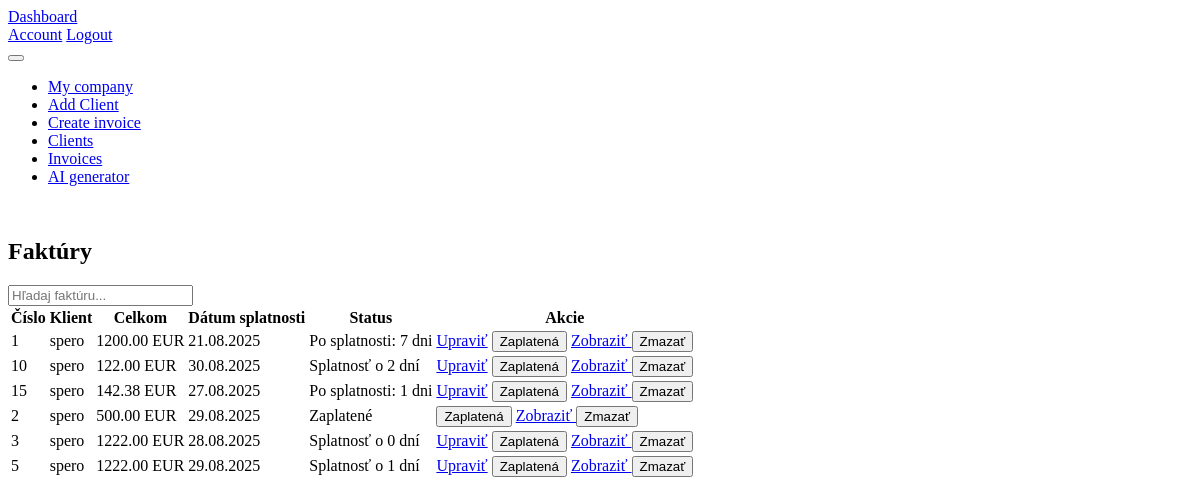
The page /invoices (signed in) on the database as committed earlier.
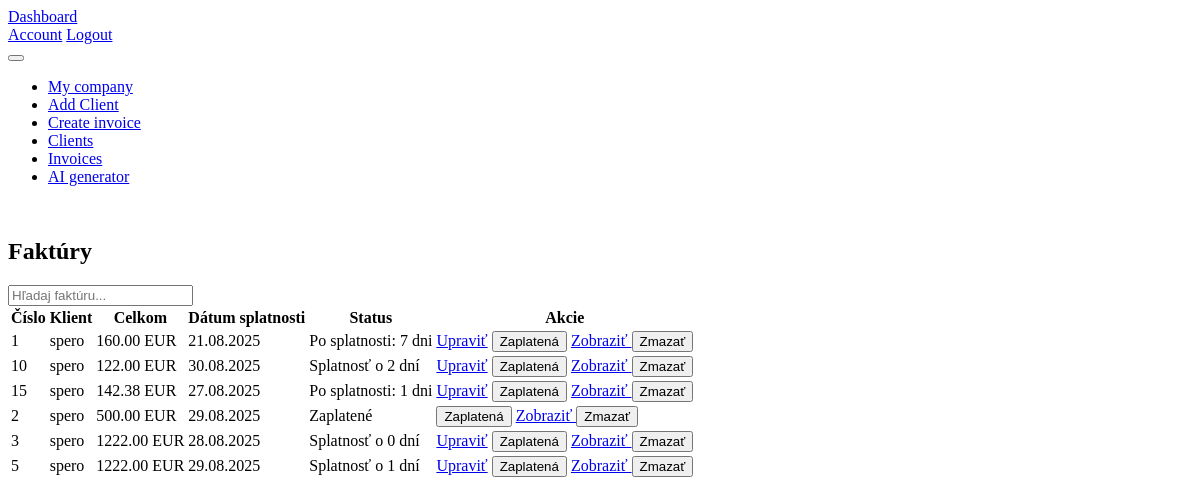
The same page on the database as committed later.
### models.py (models this page shows, shortened)
class Invoice(db.Model):
        __tablename__ = 'invoices'
        __table_args__ = (
        db.UniqueConstraint('user_id', 'invoice_number', name='uq_user_invoice'),
        )
        id = db.Column(db.Integer, primary_key=True)
        invoice_number = db.Column(db.String(50), nullable=False)
        date = db.Column(db.Date, nullable=False)
        due_date = db.Column(db.Date, nullable=False)
        user_id = db.Column(db.Integer, db.ForeignKey('users.id'), nullable=False)
        user = db.relationship('User', backref=db.backref('invoices', lazy=True))
        currency = db.Column(db.String(10), nullable=False)
        total_cost = db.Column(db.Float, nullable=False)  # Total cost calculated as quantity
        vat_rate = db.Column(db.Float, nullable=True, default=0.0)  # VAT rate in percentage
        client_id = db.Column(db.Integer, db.ForeignKey('clients.id'), nullable=False)
        company_id = db.Column(db.Integer, db.ForeignKey('companies.id'), nullable=False)  # Foreign key to the company
        company= db.relationship('Company', backref=db.backref('invoices', lazy=True))
        client = db.relationship('Client', backref=db.backref('invoices', lazy=True))
        items = db.relationship("InvoiceItem", back_populates="invoice", cascade="all, delete-orphan")
        created_at = db.Column(db.DateTime, default=datetime.now(timezone.utc))  # Timestamp when the invoice was created
        status = db.Column(db.Enum(InvoiceStatus, name="invoicestatus",
                           native_enum=False, validate_strings=True), nullable=False, default=InvoiceStatus.unpaid)
        pdf_path = db.Column(db.String(255), nullable=True)
        payment_method = db.Column(db.Enum(PaymentMethod, name="paymentmethod",
                                   native_enum=False, validate_strings=True), nullable=False, default=PaymentMethod.bank_transfer)
        @hybrid_property
        def is_overdue(self):
            return self.status == InvoiceStatus.unpaid and date.today() > self.due_date
        @hybrid_property
        def days_overdue(self):
            return (date.today() - self.due_date).days if self.is_overdue else 0
        @hybrid_property
        def days_until_due(self):
            return (self.due_date - date.today()).days if self.status == InvoiceStatus.unpaid else 0

class Client(db.Model):
        __tablename__ = 'clients'
        id = db.Column(db.Integer, primary_key=True)
        name = db.Column(db.String(100), nullable=False)
        ico = db.Column(db.String(20), nullable=False)
        dic = db.Column(db.String(20), nullable=False)
        street = db.Column(db.String(100), nullable=False)
        user_id = db.Column(db.Integer, db.ForeignKey('users.id'), nullable=False)
        user = db.relationship('User', backref=db.backref('clients', lazy=True))
        city = db.Column(db.String(50), nullable=False)
        zip_code = db.Column(db.String(20), nullable=False)
        country = db.Column(db.String(50), nullable=False)
        email = db.Column(db.String(100), nullable=False)
        phone = db.Column(db.String(20), nullable=False)
        iban = db.Column(db.String(34), nullable=False)
        bic = db.Column(db.String(11), nullable=False)
        is_vat_payer = db.Column(db.Boolean, default=False)
        ic_dph = db.Column(db.String(20), nullable=True)  # Optional field for VAT ID if the client is a VAT payer

### routes.py (the view)
@main.route('/invoices')
@login_required
def list_invoices():
    invoices = Invoice.query.filter_by(user_id=current_user.id).all()
    return render_template(
        'invoices.html',
        invoices=invoices,
        InvoiceStatus=InvoiceStatus  # tu pošleš enum do šablóny
    )

### templates/invoices.html (shortened to what this page needs)
{% extends "base.html" %}
{% block content %}
<div class="card">
  <div class="card-header">
    <div class="row w-100 align-items-center">
      <div class="col">
        <h2 class="card-title mb-0">Faktúry</h2>
      </div>
      <div class="col-auto ms-auto">
        <div class="input-icon">
          <input id="invoiceSearch" type="text" class="form-control" placeholder="Hľadaj faktúru...">
        </div>
      </div>
    </div>
  </div>
  {% if invoices %}
  <div class="table-responsive">
    <table class="table table-vcenter">
      <thead>
        <tr>
          <th>Číslo</th>
          <th>Klient</th>
          <th class="text-end">Celkom</th>
          <th>Dátum splatnosti</th>
          <th>Status</th>
          <th class="text-nowrap">Akcie</th>
        </tr>
      </thead>
      <tbody id="invoicesList">
        {% for invoice in invoices %}
        <tr>
          <td class="text-nowrap">{{ invoice.invoice_number }}</td>
          <td class="text-truncate">{{ invoice.client.name }}</td>
          <td class="text-end">{{ "%.2f"|format(invoice.total_cost) }} {{ invoice.currency }}</td>
          <td>
          {{ invoice.due_date.strftime('%d.%m.%Y') }}
          </td>
          <td>
          {% if invoice.status == InvoiceStatus.paid %}
              <span class="badge bg-success">Zaplatené</span>
          {% elif invoice.is_overdue %}
              <span class="badge bg-danger">Po splatnosti: {{ invoice.days_overdue }} dni</span>
          {% else %}
              <span class="badge bg-warning">Splatnosť o {{ invoice.days_until_due }} dní</span>
          {% endif %}
                  </td>
          <td class="text-nowrap">
            {% if invoice.status == InvoiceStatus.unpaid %}
              <a href="{{ url_for('main.edit_invoice', invoice_id=invoice.id) }}" class="btn btn-sm btn-warning ">Upraviť</a>
            {% endif %}
          <form method="POST" action="{{ url_for('main.mark_invoice_paid', id=invoice.id) }}" style="display:inline;">
            <button type="submit" class="btn btn-sm btn-primary">
               Zaplatená
            </button>
          </form>
            <a href="{{ url_for('main.view_invoice', invoice_id=invoice.id) }}" class="btn btn-sm btn-primary">
               Zobraziť
            </a>
            <form method="POST" action="{{ url_for('main.delete_invoice', invoice_id=invoice.id) }}" style="display:inline;">
              <button type="submit" class="btn btn-sm btn-danger"
                onclick="return confirm('Ste si istý, že chcete zmazať túto faktúru?');">
                 Zmazať
              </button>
            </form>
          </td>
        </tr>
        {% endfor %}
      </tbody>
    </table>
  </div>
  {% else %}
    <div class="card-body">
      <p class="text-secondary">Žiadne faktúry.</p>
    </div>
  {% endif %}
</div>
{% endblock %}

Rows that differ between the two databases and show on the page:
changed Invoice (number 1 of 6 on the later page): total_cost "1200.00" → "160.00"
